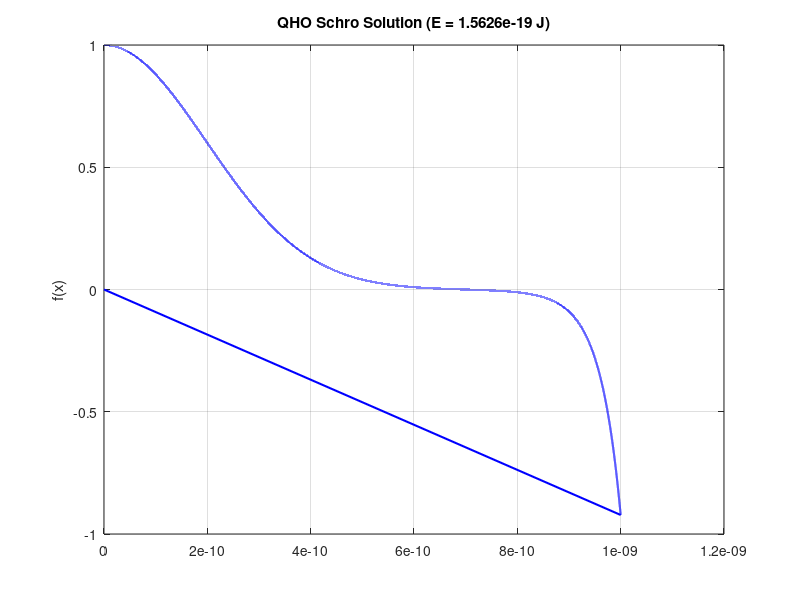

MATLAB code to generate this figure:
% La idea es probar esto con Schrödinger para ver que va bien y entonces
% intentarlo con Dirac.
% https://en.wikipedia.org/wiki/Quantum_harmonic_oscillator
clear all; clc;

% --- Physical Constants (SI Units) ---
m_e = 9.10938356e-31;     % Electron mass (kg)
%c = 299792458;          % Speed of light (m/s)
h_bar = 1.0545718e-34;   % Reduced Planck constant (J.s)
%q = 1.602176 * 10^-19;

% --- Simulation Parameters ---

%k=10000
%k = 1000;
%k = 100;

%k = -10000;
%k = -1000;
%k = -100;
%k= -10;
%k= -1;
%k = 1;          % El mejor y va mal si E=2*nivel_base!
%k=2;            % Parece una gaussiana y quiere E correcto
%k=4;             % Es poca cosa, pero empieza a ir mal   
%k=6;             % El desastre crece
k=10;
k=8;

% En la wiki la energía es k/2 y así lo haré aquí.
%w_wiki = sqrt(k/m_e);
w_wiki = sqrt(abs(k)/m_e);
nivel_base = h_bar * w_wiki / 2;

E = nivel_base;  
%E = 2 *nivel_base;  
%E = 10 * nivel_base;

Sigma_Gaussiana = m_e*w_wiki/(2*h_bar)

% Con estos valores sólo puedo calcular n's pares, pero ya está bien.
x0 = 0;
f0 = 1;                 % f(0) = 1
f_prime_0 = 0;          % f'(0)

% Numerical settings
%num_iterations = 10000;
% Más iteraciones que ha de llegar mucho más lejos!
num_iterations = 100000;
dx = 1e-14;             % Step size (m)
% Pasos más grandes
%dx = 2*1e-14;             % Step size (m)
    
% Initialize variables for this run
x = zeros(num_iterations, 1);
f = zeros(num_iterations, 1);
    
x(1) = x0;
f(1) = f0;
f_prim = 0;   

max_change_per_step = 0.01;

disp(['Evaluando la energia ', num2str(E), ' para soluciones pares']);
   
for i = 2:num_iterations-1

    x(i) = x(i-1) + dx;
        
    f(i) = f(i-1) + f_prim*dx; 
    
    if (i == 95000)
        asda = 10;
    end
    
    if (f(i) ~= 0)
        f_prim2 = -(E - 0.5*k*x(i-1)^2)*f(i-1)*(2*m_e/h_bar^2);
    else
        f_prim2 = 0;
    end
    
    f_prim = f_prim + f_prim2 * dx;
    
    if (f_prim == 0 && f(i) == 0)
        disp("Tanto f como f_prim son 0 ¡Estamos perdidos!")
    end
   
    %if (abs(f_prim)*dx > max_change_per_step * abs(f(i)) && abs(f_prim2)*dx > max_change_per_step * abs(f_prim))
    if (abs(f_prim2)*dx > max_change_per_step * abs(f_prim) && i > 500)
        disp(['Número de iteraciones ', num2str(i)]);
        disp(['Distancia al centro: ', num2str(x(i))]);
        break;
    end
    
end
    
disp(['Distancia al centro: ', num2str(x(i))]);

valor_exponente_gaussiana_final = - m_e*w_wiki*x(i)^2 / (2*h_bar)

% --- Simple Plot ---
figure;
plot(x, f, 'b', 'LineWidth', 1.5);
ylabel('f(x)'); title(['QHO Schro Solution (E = ', num2str(E), ' J)']);
grid on;
